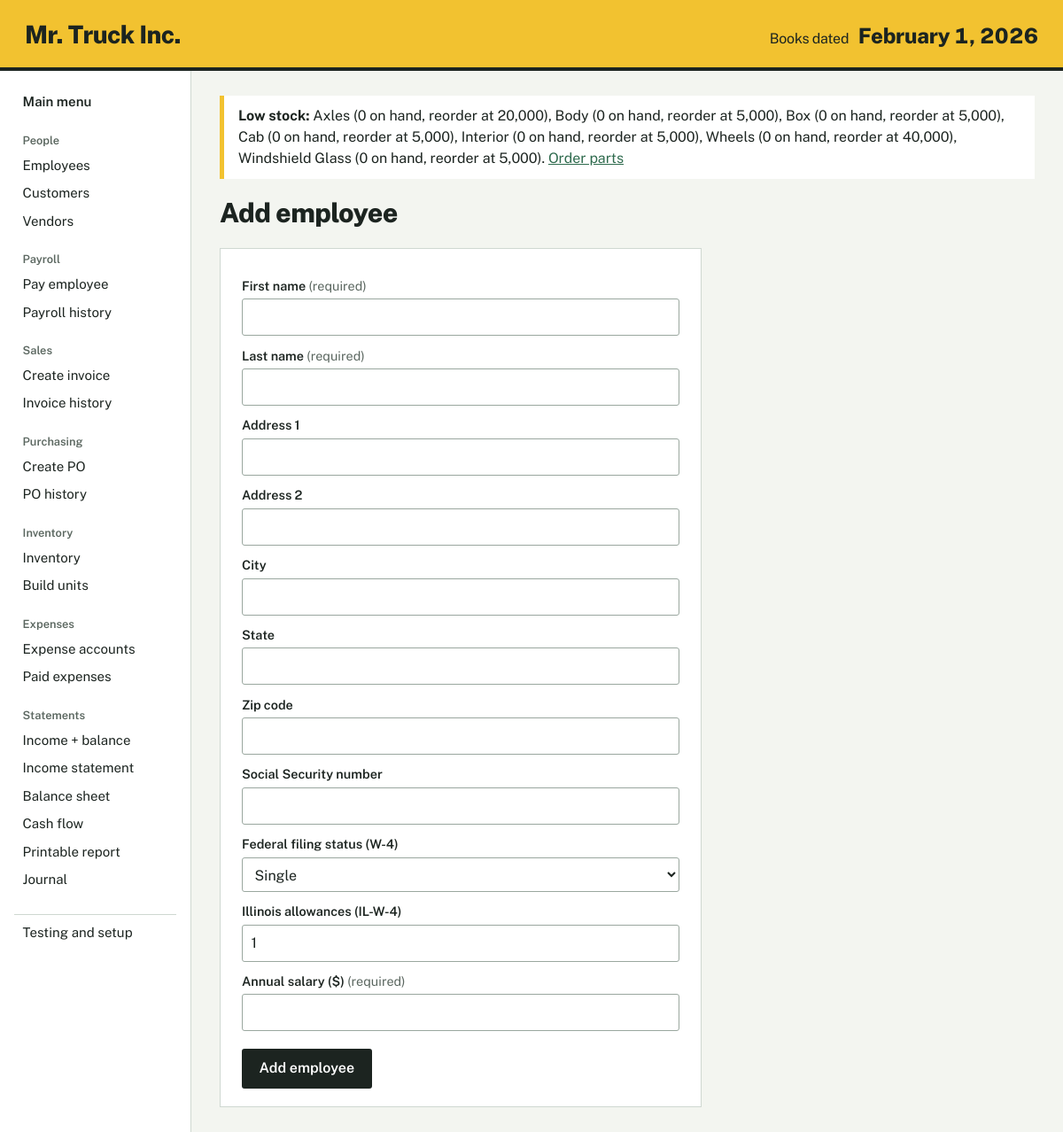
The app's page /employees/add with its own data.
### tables this page shows
CREATE TABLE settings (key TEXT PRIMARY KEY, value TEXT NOT NULL);

CREATE TABLE parts (
    id INTEGER PRIMARY KEY, name TEXT NOT NULL UNIQUE,
    vendor_id INTEGER NOT NULL REFERENCES vendors(id),
    unit_cost REAL NOT NULL,
    qty_per_unit INTEGER NOT NULL DEFAULT 0,      -- bill of materials
    qty_on_hand INTEGER NOT NULL DEFAULT 0,
    value REAL NOT NULL DEFAULT 0,                -- total cost of parts on hand
    reorder_point INTEGER NOT NULL DEFAULT 0);

### app.py (the view)
@app.route("/employees/add", methods=["GET", "POST"])
def add_employee():
    if request.method == "POST":
        return perform(lambda c: acct.add_employee(c, request.form), "employees", "add_employee")
    return render_template("form.html", title="Add employee", fields=EMPLOYEE_FIELDS, submit="Add employee")

### accounting.py (called while the page is built)
def get_setting(conn, key, default=None):
    row = conn.execute("SELECT value FROM settings WHERE key = ?", (key,)).fetchone()
    return row["value"] if row else default

def today(conn):
    return get_setting(conn, "current_date")

def low_stock(conn):
    return conn.execute(
        "SELECT name, qty_on_hand, reorder_point FROM parts "
        "WHERE reorder_point > 0 AND qty_on_hand <= reorder_point ORDER BY name"
    ).fetchall()

### app.py (called while the page is built)
def get_db():
    if "db" not in g:
        g.db = dbm.connect()
        dbm.ensure_initialized(g.db)
    return g.db

@app.template_filter("longdate")
def longdate(iso):
    d = date.fromisoformat(iso)
    return f"{d:%B} {d.day}, {d.year}"

@app.context_processor
def inject_globals():
    conn = get_db()
    return {
        "book_date": acct.today(conn),
        "low_stock": acct.low_stock(conn),
        "fmt": fmt,
    }

### db.py (called while the page is built)
def connect(path=None):
    conn = sqlite3.connect(path or DB_PATH)
    conn.row_factory = sqlite3.Row
    conn.execute("PRAGMA foreign_keys = ON")
    return conn

def is_initialized(conn):
    row = conn.execute("SELECT name FROM sqlite_master WHERE type='table' AND name='settings'").fetchone()
    return row is not None

def ensure_initialized(conn):
    if not is_initialized(conn):
        reset(conn)

### templates/form.html
{% extends "base.html" %}
{% block content %}
<h1>{{ title }}</h1>
<form method="post" class="form">
  {% for f in fields %}
    <label for="{{ f.name }}">{{ f.label }}{% if f.required %} <span class="req">(required)</span>{% endif %}</label>
    {% if f.type == 'select' %}
      <select id="{{ f.name }}" name="{{ f.name }}">
        {% for v, l in f.options %}<option value="{{ v }}">{{ l }}</option>{% endfor %}
      </select>
    {% else %}
      <input id="{{ f.name }}" name="{{ f.name }}" type="{{ f.type or 'text' }}"
             {% if f.step %}step="{{ f.step }}"{% endif %} {% if f.type == 'number' %}min="0"{% endif %}
             {% if f.value is defined %}value="{{ f.value }}"{% endif %} {% if f.required %}required{% endif %}>
    {% endif %}
  {% endfor %}
  <button type="submit">{{ submit }}</button>
</form>
{% endblock %}

### templates/base.html (shortened to what this page needs)
<!doctype html>
<html lang="en">
<head>
  <link rel="stylesheet" href="{{ url_for('static', filename='style.css') }}">
</head>
<body>
  <header class="band">
    <a class="brand" href="{{ url_for('index') }}">Mr. Truck Inc.</a>
    <p class="book-date"><span>Books dated</span> {{ book_date|longdate }}</p>
  </header>
  <div class="shell">
    <nav class="side" aria-label="Main">
      <a class="nav-home {{ 'on' if request.endpoint == 'index' }}" href="{{ url_for('index') }}">Main menu</a>
      {% for heading, links in groups %}
        <p class="nav-h">{{ heading }}</p>
        {% for ep, label in links %}
          <a class="{{ 'on' if request.endpoint == ep }}" href="{{ url_for(ep) }}">{{ label }}</a>
        {% endfor %}
      {% endfor %}
      <a class="nav-test {{ 'on' if request.endpoint == 'testing' }}" href="{{ url_for('testing') }}">Testing and setup</a>
    </nav>
    <main>
      {% if low_stock %}
        <div class="notice warn" role="status">
          <strong>Low stock:</strong>
          {% for p in low_stock %}{{ p.name }} ({{ "{:,}".format(p.qty_on_hand) }} on hand, reorder at {{ "{:,}".format(p.reorder_point) }}){{ ", " if not loop.last }}{% endfor %}.
          <a href="{{ url_for('create_po') }}">Order parts</a>
        </div>
      {% endif %}
      {% block content %}{% endblock %}
    </main>
  </div>
</body>
</html>

### static/style.css (style rules this page uses)
:root { --paper: #F3F5F0; --sheet: #FFFFFF; --ink: #1C2420; --muted: #5B6760; --rule: #CFD8D1; --ledger: #2F6B4E; --ledger-soft: #EAF2EC; --truck: #F2C230; --alert: #A3301C; --alert-soft: #FBEAE6; --font: "Public Sans", "Segoe UI", system-ui, -apple-system, sans-serif; }
* { box-sizing: border-box; }
html { font-size: 16px; }
body { margin: 0; background: var(--paper); color: var(--ink); font-family: var(--font); line-height: 1.5; }
a { color: var(--ledger); }
.band { display: flex; align-items: baseline; justify-content: space-between; flex-wrap: wrap; gap: .5rem 2rem; background: var(--truck); color: var(--ink); padding: 1.1rem 1.75rem 1rem; border-bottom: 4px solid var(--ink); }
.brand { font-weight: 800; font-size: 1.75rem; letter-spacing: -.02em; color: var(--ink); text-decoration: none; }
.book-date { margin: 0; font-size: 1.5rem; font-weight: 800; letter-spacing: -.01em; font-variant-numeric: tabular-nums; }
.book-date span { font-weight: 400; font-size: 1rem; margin-right: .35rem; }
.shell { display: grid; grid-template-columns: 13.5rem 1fr; min-height: calc(100vh - 5rem); }
.side { border-right: 1px solid var(--rule); padding: 1.25rem 1rem 2rem; background: var(--sheet); }
.side a { display: block; padding: .28rem .6rem; border-radius: 4px; text-decoration: none; color: var(--ink); font-size: .94rem; }
.nav-h { margin: 1.1rem 0 .2rem .6rem; font-size: .8rem; font-weight: 600; color: var(--muted); }
.nav-home { font-weight: 600; }
.nav-test { margin-top: 1.4rem; border-top: 1px solid var(--rule); padding-top: .6rem !important; border-radius: 0 !important; }
main { padding: 1.75rem 2rem 3rem; max-width: 72rem; min-width: 0; }
h1 { font-size: 1.9rem; font-weight: 800; letter-spacing: -.02em; margin: 0 0 1rem; }
.notice { padding: .7rem 1rem; margin-bottom: 1rem; border-left: 5px solid var(--ledger); background: var(--sheet); }
.notice.warn { border-color: var(--truck); }
.form { background: var(--sheet); border: 1px solid var(--rule); padding: 1.25rem 1.5rem; max-width: 34rem; display: flex; flex-direction: column; }
.form label { font-weight: 600; font-size: .9rem; margin: .7rem 0 .25rem; }
.req { font-weight: 400; color: var(--muted); }
input, select { font: inherit; padding: .5rem .6rem; border: 1px solid #9AA79F; border-radius: 3px; background: #fff; color: var(--ink); }
button, .button { font: inherit; font-weight: 600; cursor: pointer; border: 2px solid var(--ink); background: var(--ink); color: #fff; padding: .55rem 1.1rem; border-radius: 3px; text-decoration: none; display: inline-block; }
.form button { margin-top: 1.2rem; align-self: flex-start; }

### records on screen
settings: value "February 1, 2026"
parts: name "Axles", qty_on_hand "0", reorder_point "20,000", last ","
parts: name "Body", qty_on_hand "0", reorder_point "5,000", last ","
parts: name "Box", qty_on_hand "0", reorder_point "5,000", last ","
parts: name "Cab", qty_on_hand "0", reorder_point "5,000", last ","
parts: name "Interior", qty_on_hand "0", reorder_point "5,000", last ","
parts: name "Wheels", qty_on_hand "0", reorder_point "40,000", last ","
parts: name "Windshield Glass", qty_on_hand "0", reorder_point "5,000"

### other values on screen
{{ heading }} "People" "Payroll" "Sales" "Purchasing" "Inventory" "Expenses" "Statements"
{{ label }} "Employees" "Customers" "Vendors" "Pay employee" "Payroll history" "Create invoice" "Invoice history" "Create PO" "PO history" "Inventory" "Build units" "Expense accounts" "Paid expenses" "Income + balance" "Income statement" "Balance sheet" "Cash flow" "Printable report" "Journal"
{{ title }} "Add employee"
{{ f.label }} "First name" "Last name" "Address 1" "Address 2" "City" "State" "Zip code" "Social Security number" "Federal filing status (W-4)" "Illinois allowances (IL-W-4)" "Annual salary ($)"
{{ submit }} "Add employee"
form field filing_status "Single"
